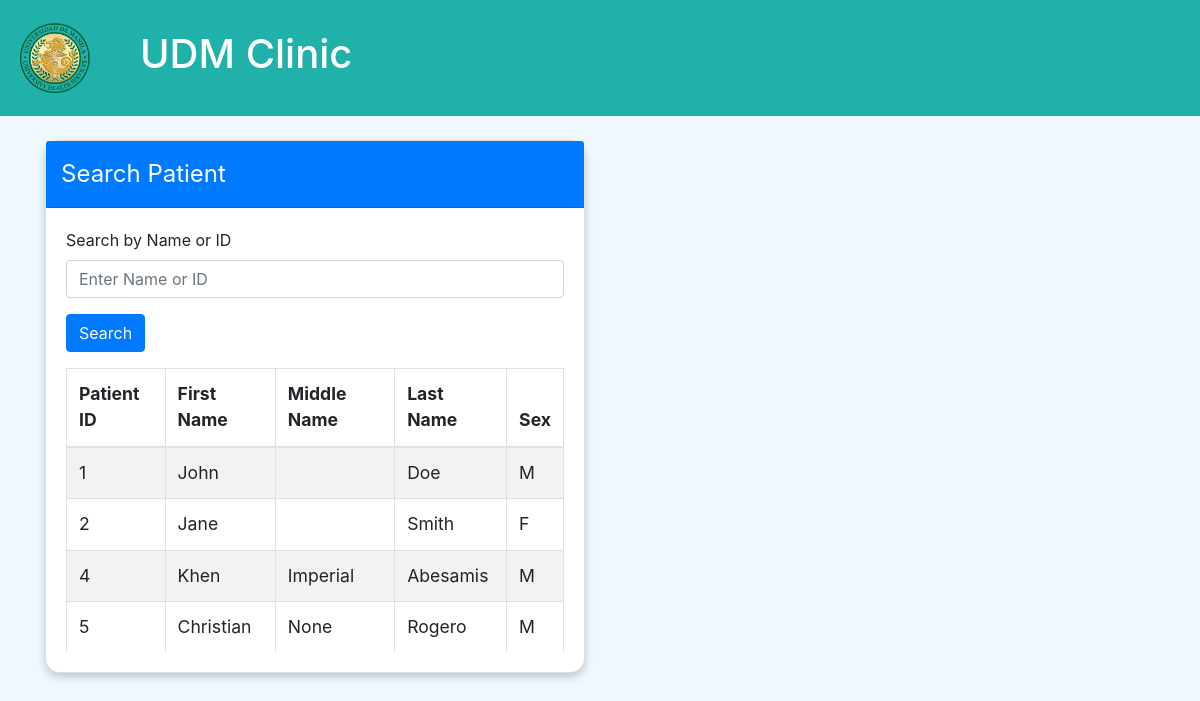
The app's page /RES/CLINICSYSTEM/frontconsult.php with its own data.
### tables this page shows
CREATE TABLE `patients` (
  `PatientID` int(11) NOT NULL,
  `FirstName` varchar(50) NOT NULL,
  `LastName` varchar(50) NOT NULL,
  `MiddleInitial` varchar(10) NOT NULL,
  `Sex` char(1) DEFAULT NULL CHECK (`Sex` in ('M','F')),
  `DOB` date NOT NULL,
  `Address` varchar(255) DEFAULT NULL,
  `ContactNumber` varchar(15) DEFAULT NULL,
  `CreatedAt` datetime DEFAULT current_timestamp(),
  `UpdatedAt` datetime DEFAULT current_timestamp() ON UPDATE current_timestamp(),
  `age` int(11) NOT NULL,
  `civil_status` varchar(20) NOT NULL,
  `emergency_number` varchar(15) NOT NULL,
  `guardian` varchar(50) NOT NULL,
  `height` varchar(10) NOT NULL,
  `weight` varchar(10) NOT NULL
);

### RES/CLINICSYSTEM/frontconsult.php (the view, shortened to what this page needs)
<!DOCTYPE html>
<html lang="en">
<head>
    <link rel="stylesheet" href="https://stackpath.bootstrapcdn.com/bootstrap/4.5.0/css/bootstrap.min.css">
</head>
<body>
<?php
    $servername = "localhost";
    $username = "root";
    $password = "";
    $database = "clinic_data";
    $connection = new mysqli($servername, $username, $password, $database);
?>
<div class="header d-flex align-items-center">
    <img src="images/UDMCLINIC_LOGO.png" alt="Logo" class="logo">
    <h1>UDM Clinic</h1>
</div>
<div class="container mt-4">
    <div class="row">
        <div class="col-md-6">
            <div class="card">
                <div class="card-header bg-primary text-white">
                    Search Patient
                </div>
                <div class="card-body">
                    <form action="" method="GET">
                        <div class="form-group">
                            <label for="search">Search by Name or ID</label>
                            <input type="text" id="search" name="search" class="form-control" placeholder="Enter Name or ID" list="suggestions">
                        </div>
                        <button type="submit" class="btn btn-primary">Search</button>
                    </form>
                    <div style="overflow-y: auto; max-height: 300px;">
                        <table class="table table-bordered table-striped mt-3">
                            <thead>
                                <tr>
                                    <th>Patient ID</th>
                                    <th>First Name</th>
                                    <th>Middle Name</th>
                                    <th>Last Name</th>
                                    <th>Sex</th>
                                </tr>
                            </thead>
                            <tbody>
                            <?php
$searchQuery = "";
$query = "SELECT PatientID, FirstName, MiddleInitial, LastName, Sex FROM patients" . $searchQuery;
$result = $connection->query($query);
                                if ($result->num_rows > 0) {
                                    while ($row = $result->fetch_assoc()) {
                                        $fullName = $row['FirstName'] . " " . ($row['MiddleInitial'] ? $row['MiddleInitial'] . " " : "") . $row['LastName'];
                                        echo "<tr onclick=\"selectPatient('" . $row['PatientID'] . "', '" . $fullName . "')\">";
                                        echo "<td>" . $row['PatientID'] . "</td>";
                                        echo "<td>" . $row['FirstName'] . "</td>";
                                        echo "<td>" . $row['MiddleInitial'] . "</td>";
                                        echo "<td>" . $row['LastName'] . "</td>";
                                        echo "<td>" . $row['Sex'] . "</td>";
                                        echo "</tr>";
                                    }
                                } else {
                                    echo "<tr><td colspan='5' class='text-center'>No data found</td></tr>";
                                }
                                ?>
                            </tbody>
                        </table>
                    </div>
                </div>
            </div>
        </div>
       <div class="col-md-6">
        </div>
    </div>
</div>
</body>
</html>

### RES/CLINICSYSTEM/frontconsult.php (style rules this page uses)
body { background-color: #f0f8ff; }
.header { background-color: #20B2AA; color: white; padding: 20px; display: flex; align-items: center; justify-content: flex-start; }
.logo { width: 70px; height: auto; margin-right: 10px; }
.header h1 { display: inline-block; margin-left: 20px; font-size: 2.5rem; border-radius: 15px; padding: 10px 20px; }
.card { border-radius: 15px; box-shadow: 0 4px 8px rgba(0, 0, 0, 0.2); }
.card-header { font-size: 1.5rem; border-radius: 15px 15px 0 0; padding: 15px; }
.table { font-size: 1.1em; }

### records on screen
patients: PatientID "1", FirstName "John", LastName "Doe", Sex "M"
patients: PatientID "2", FirstName "Jane", LastName "Smith", Sex "F"
patients: PatientID "4", FirstName "Khen", MiddleInitial "Imperial", LastName "Abesamis", Sex "M"
patients: PatientID "5", FirstName "Christian", MiddleInitial "None", LastName "Rogero", Sex "M"
